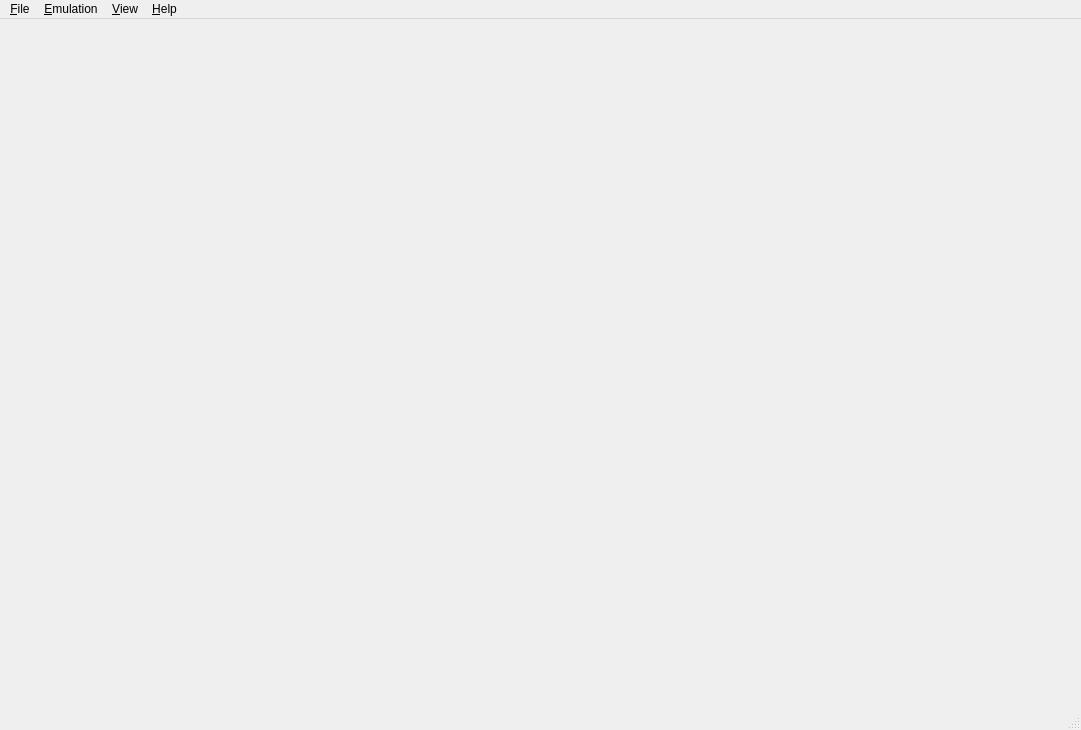
<?xml version="1.0" encoding="UTF-8"?>
<ui version="4.0">
 <class>MainWindow</class>
 <widget class="QMainWindow" name="MainWindow">
  <property name="geometry">
   <rect>
    <x>0</x>
    <y>0</y>
    <width>1081</width>
    <height>730</height>
   </rect>
  </property>
  <property name="windowTitle">
   <string>Citra</string>
  </property>
  <property name="windowIcon">
   <iconset>
    <normaloff>src/pcafe/res/icon3_64x64.ico</normaloff>src/pcafe/res/icon3_64x64.ico</iconset>
  </property>
  <property name="tabShape">
   <enum>QTabWidget::Rounded</enum>
  </property>
  <property name="dockNestingEnabled">
   <bool>true</bool>
  </property>
  <widget class="QWidget" name="centralwidget">
   <layout class="QHBoxLayout" name="horizontalLayout">
    <property name="leftMargin">
     <number>0</number>
    </property>
    <property name="topMargin">
     <number>0</number>
    </property>
    <property name="rightMargin">
     <number>0</number>
    </property>
    <property name="bottomMargin">
     <number>0</number>
    </property>
   </layout>
  </widget>
  <widget class="QMenuBar" name="menubar">
   <property name="geometry">
    <rect>
     <x>0</x>
     <y>0</y>
     <width>1081</width>
     <height>21</height>
    </rect>
   </property>
   <widget class="QMenu" name="menu_File">
    <property name="title">
     <string>&amp;File</string>
    </property>
    <addaction name="action_Load_File"/>
    <addaction name="action_Load_Symbol_Map"/>
    <addaction name="separator"/>
    <addaction name="action_Exit"/>
   </widget>
   <widget class="QMenu" name="menu_Emulation">
    <property name="title">
     <string>&amp;Emulation</string>
    </property>
    <addaction name="action_Start"/>
    <addaction name="action_Pause"/>
    <addaction name="action_Stop"/>
    <addaction name="separator"/>
    <addaction name="action_Use_Hardware_Renderer"/>
    <addaction name="action_Use_Hardware_Vertex_Shaders"/>
    <addaction name="action_Configure"/>
   </widget>
   <widget class="QMenu" name="menu_View">
    <property name="title">
     <string>&amp;View</string>
    </property>
    <addaction name="action_Single_Window_Mode"/>
    <addaction name="actionDisplay_widget_title_bars"/>
    <addaction name="action_Hotkeys"/>
   </widget>
   <widget class="QMenu" name="menu_Help">
    <property name="title">
     <string>&amp;Help</string>
    </property>
    <addaction name="action_About"/>
   </widget>
   <addaction name="menu_File"/>
   <addaction name="menu_Emulation"/>
   <addaction name="menu_View"/>
   <addaction name="menu_Help"/>
  </widget>
  <widget class="QStatusBar" name="statusbar"/>
  <action name="action_Load_File">
   <property name="text">
    <string>Load File...</string>
   </property>
  </action>
  <action name="action_Load_Symbol_Map">
   <property name="text">
    <string>Load Symbol Map...</string>
   </property>
  </action>
  <action name="action_Exit">
   <property name="text">
    <string>E&amp;xit</string>
   </property>
  </action>
  <action name="action_Start">
   <property name="enabled">
    <bool>false</bool>
   </property>
   <property name="text">
    <string>&amp;Start</string>
   </property>
  </action>
  <action name="action_Pause">
   <property name="enabled">
    <bool>false</bool>
   </property>
   <property name="text">
    <string>&amp;Pause</string>
   </property>
  </action>
  <action name="action_Stop">
   <property name="enabled">
    <bool>false</bool>
   </property>
   <property name="text">
    <string>&amp;Stop</string>
   </property>
  </action>
  <action name="action_About">
   <property name="text">
    <string>About Citra</string>
   </property>
  </action>
  <action name="action_Single_Window_Mode">
   <property name="checkable">
    <bool>true</bool>
   </property>
   <property name="text">
    <string>Single Window Mode</string>
   </property>
  </action>
  <action name="action_Hotkeys">
   <property name="text">
    <string>Configure &amp;Hotkeys ...</string>
   </property>
  </action>
  <action name="action_Use_Hardware_Renderer">
   <property name="checkable">
    <bool>true</bool>
   </property>
   <property name="text">
    <string>Use Hardware Renderer</string>
   </property>
  </action>
  <action name="action_Use_Hardware_Vertex_Shaders">
   <property name="checkable">
    <bool>true</bool>
   </property>
   <property name="text">
    <string>Use Hardware Vertex Shaders</string>
   </property>
  </action>
  <action name="action_Configure">
   <property name="text">
    <string>Configure ...</string>
   </property>
  </action>
  <action name="actionDisplay_widget_title_bars">
   <property name="checkable">
    <bool>true</bool>
   </property>
   <property name="text">
    <string>Display Dock Widget Headers</string>
   </property>
  </action>
 </widget>
 <resources/>
 <connections>
  <connection>
   <sender>action_Exit</sender>
   <signal>triggered()</signal>
   <receiver>MainWindow</receiver>
   <slot>close()</slot>
   <hints>
    <hint type="sourcelabel">
     <x>-1</x>
     <y>-1</y>
    </hint>
    <hint type="destinationlabel">
     <x>367</x>
     <y>314</y>
    </hint>
   </hints>
  </connection>
  <connection>
   <sender>action_Configure</sender>
   <signal>triggered()</signal>
   <receiver>MainWindow</receiver>
   <slot>OnConfigure()</slot>
   <hints>
    <hint type="sourcelabel">
     <x>-1</x>
     <y>-1</y>
    </hint>
    <hint type="destinationlabel">
     <x>540</x>
     <y>364</y>
    </hint>
   </hints>
  </connection>
  <connection>
   <sender>actionDisplay_widget_title_bars</sender>
   <signal>triggered(bool)</signal>
   <receiver>MainWindow</receiver>
   <slot>OnDisplayTitleBars(bool)</slot>
   <hints>
    <hint type="sourcelabel">
     <x>-1</x>
     <y>-1</y>
    </hint>
    <hint type="destinationlabel">
     <x>540</x>
     <y>364</y>
    </hint>
   </hints>
  </connection>
 </connections>
 <slots>
  <slot>OnConfigure()</slot>
  <slot>OnDisplayTitleBars(bool)</slot>
 </slots>
</ui>
